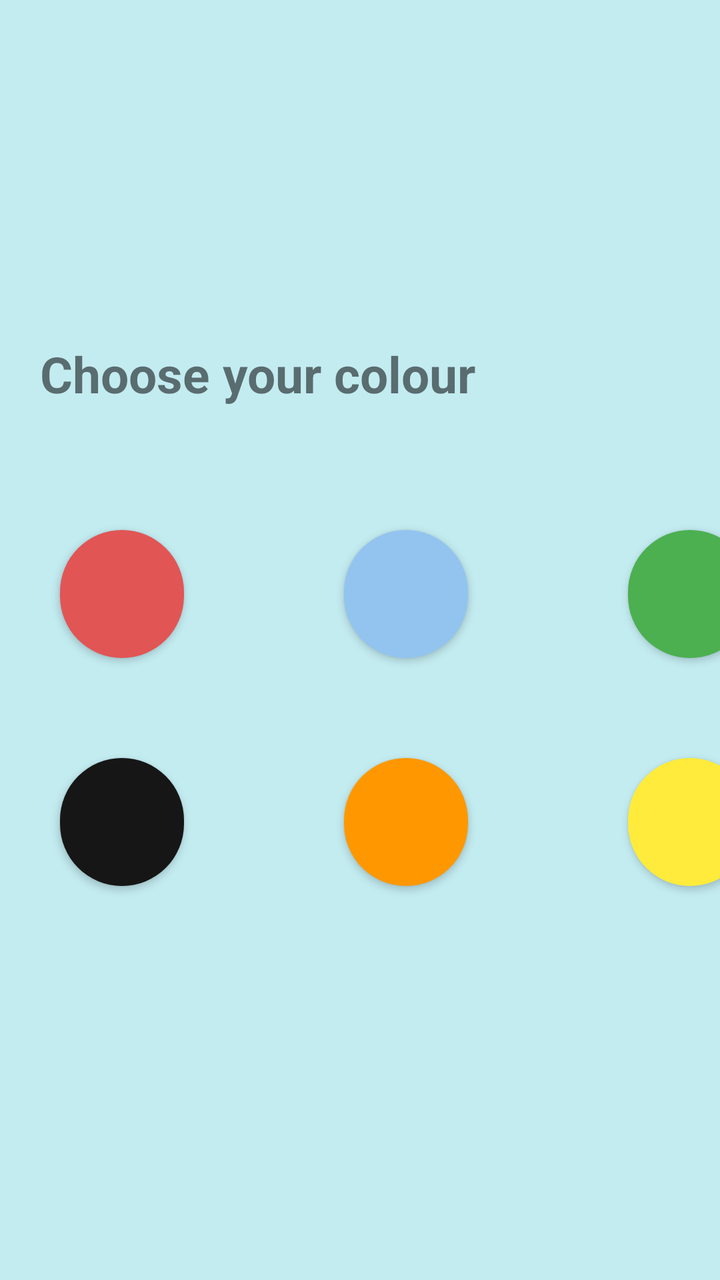
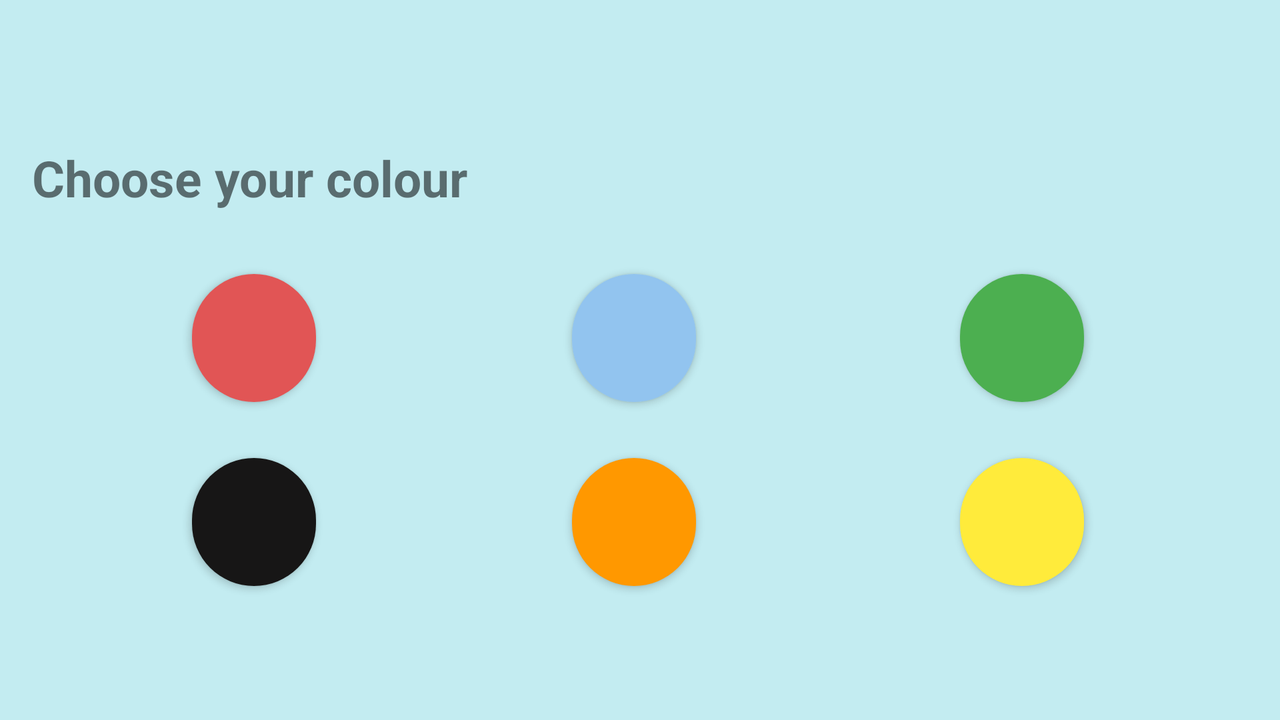

First picture: res/layout/ on a phone held upright. Second picture: the repository's own variant of that layout, on a device whose configuration matches the variant's folder. Source for both follows.
<!-- AndroidManifest.xml: application theme Theme.Coursework11 -->
<!-- res/layout/activity_colour_choose.xml -->
<?xml version="1.0" encoding="utf-8"?>
<android.support.constraint.ConstraintLayout xmlns:android="http://schemas.android.com/apk/res/android"
    xmlns:app="http://schemas.android.com/apk/res-auto"
    xmlns:tools="http://schemas.android.com/tools"
    android:layout_width="match_parent"
    android:layout_height="match_parent"
    android:background="#C3ECF1"
    tools:context=".ColourChoose">

    <Button
        android:id="@+id/redButton"
        android:layout_width="62dp"
        android:layout_height="64dp"
        android:layout_marginStart="30dp"
        android:layout_marginTop="50dp"
        android:background="@drawable/color_button"
        android:backgroundTint="#E15555"
        android:onClick="redColour"
        app:layout_constraintStart_toStartOf="parent"
        app:layout_constraintTop_toBottomOf="@+id/textColourChoose"
        tools:ignore="SpeakableTextPresentCheck" />

    <Button
        android:id="@+id/blueButton"
        android:layout_width="62dp"
        android:layout_height="64dp"
        android:layout_marginStart="80dp"
        android:layout_marginTop="50dp"
        android:background="@drawable/color_button"
        android:backgroundTint="#92C4EF"
        android:onClick="blueColour"
        app:layout_constraintStart_toEndOf="@+id/redButton"
        app:layout_constraintTop_toBottomOf="@+id/textColourChoose"
        tools:ignore="SpeakableTextPresentCheck" />

    <Button
        android:id="@+id/greenButton"
        android:layout_width="62dp"
        android:layout_height="64dp"
        android:layout_marginStart="80dp"
        android:layout_marginTop="50dp"
        android:background="@drawable/color_button"
        android:backgroundTint="#4CAF50"
        android:onClick="greenColour"
        app:layout_constraintStart_toEndOf="@+id/blueButton"
        app:layout_constraintTop_toBottomOf="@+id/textColourChoose"
        tools:ignore="SpeakableTextPresentCheck" />

    <Button
        android:id="@+id/blackButton"
        android:layout_width="62dp"
        android:layout_height="64dp"
        android:layout_marginStart="30dp"
        android:layout_marginTop="50dp"

        android:background="@drawable/color_button"
        android:backgroundTint="#171616"
        android:onClick="blackColour"
        app:layout_constraintStart_toStartOf="parent"
        app:layout_constraintTop_toBottomOf="@+id/redButton"
        tools:ignore="SpeakableTextPresentCheck" />

    <Button
        android:id="@+id/orangeButton"
        android:layout_width="62dp"
        android:layout_height="64dp"
        android:layout_marginStart="80dp"
        android:layout_marginTop="50dp"
        android:background="@drawable/color_button"
        android:backgroundTint="#FF9800"
        android:onClick="orangeColour"
        app:layout_constraintStart_toEndOf="@+id/blackButton"
        app:layout_constraintTop_toBottomOf="@+id/blueButton"
        tools:ignore="SpeakableTextPresentCheck" />

    <Button
        android:id="@+id/yellowButton"
        android:layout_width="62dp"
        android:layout_height="64dp"
        android:layout_marginStart="80dp"
        android:layout_marginTop="50dp"
        android:background="@drawable/color_button"
        android:backgroundTint="#FFEB3B"
        android:onClick="yellowColour"
        app:layout_constraintStart_toEndOf="@+id/orangeButton"
        app:layout_constraintTop_toBottomOf="@+id/greenButton"
        tools:ignore="SpeakableTextPresentCheck" />

    <TextView
        android:id="@+id/textColourChoose"
        android:layout_width="358dp"
        android:layout_height="45dp"
        android:layout_marginStart="20dp"
        android:layout_marginTop="170dp"
        android:text="@string/choose_your_colour"
        android:textSize="25sp"
        android:textStyle="bold"
        app:layout_constraintStart_toStartOf="parent"
        app:layout_constraintTop_toTopOf="parent" />
</android.support.constraint.ConstraintLayout>
<!-- resources referenced by this layout -->
<resources>
  <!-- drawable color_button (drawable) -->
  <?xml version="1.0" encoding="utf-8"?>
  <shape xmlns:android="http://schemas.android.com/apk/res/android">
      <corners
          android:topLeftRadius="1000dp"
          android:topRightRadius="1000dp"
          android:bottomLeftRadius="1000dp"
          android:bottomRightRadius="1000dp"/>
      <solid android:color="@color/white"/>
  </shape>
  <string name="choose_your_colour">Choose your colour</string>
  <style name="Theme.Coursework11" parent="Theme.AppCompat.Light.DarkActionBar">
          
          <item name="colorPrimary">@color/purple_500</item>
          <item name="colorPrimaryDark">@color/purple_700</item>
          <item name="colorAccent">@color/teal_200</item>
          
      </style>
</resources>
<!-- res/layout-land/activity_colour_choose.xml (the repository's variant of the layout above) -->
<!-- drawn on the phone turned sideways -->
<?xml version="1.0" encoding="utf-8"?>
<android.support.constraint.ConstraintLayout xmlns:android="http://schemas.android.com/apk/res/android"
    xmlns:app="http://schemas.android.com/apk/res-auto"
    xmlns:tools="http://schemas.android.com/tools"
    android:layout_width="match_parent"
    android:layout_height="match_parent"
    android:background="#C3ECF1"
    tools:context=".ColourChoose">

    <TextView
        android:id="@+id/textColourChoose"
        android:layout_width="358dp"
        android:layout_height="45dp"
        android:layout_marginStart="16dp"
        android:layout_marginTop="72dp"
        android:text="@string/choose_your_colour"
        android:textSize="25sp"
        android:textStyle="bold"
        app:layout_constraintStart_toStartOf="parent"
        app:layout_constraintTop_toTopOf="parent" />

    <Button
        android:id="@+id/yellowButton"
        android:layout_width="62dp"
        android:layout_height="64dp"
        android:layout_marginStart="132dp"
        android:layout_marginTop="28dp"
        android:background="@drawable/color_button"
        android:backgroundTint="#FFEB3B"
        android:onClick="yellowColour"
        app:layout_constraintStart_toEndOf="@+id/orangeButton"
        app:layout_constraintTop_toBottomOf="@+id/greenButton"
        tools:ignore="SpeakableTextPresentCheck" />

    <Button
        android:id="@+id/blueButton"
        android:layout_width="62dp"
        android:layout_height="64dp"
        android:layout_marginStart="128dp"
        android:layout_marginTop="20dp"
        android:background="@drawable/color_button"
        android:backgroundTint="#92C4EF"
        android:onClick="blueColour"
        app:layout_constraintStart_toEndOf="@+id/redButton"
        app:layout_constraintTop_toBottomOf="@+id/textColourChoose"
        tools:ignore="SpeakableTextPresentCheck" />

    <Button
        android:id="@+id/redButton"
        android:layout_width="62dp"
        android:layout_height="64dp"
        android:layout_marginStart="96dp"
        android:layout_marginTop="20dp"
        android:background="@drawable/color_button"
        android:backgroundTint="#E15555"
        android:onClick="redColour"
        app:layout_constraintStart_toStartOf="parent"
        app:layout_constraintTop_toBottomOf="@+id/textColourChoose"
        tools:ignore="SpeakableTextPresentCheck" />

    <Button
        android:id="@+id/blackButton"
        android:layout_width="62dp"
        android:layout_height="64dp"
        android:layout_marginStart="96dp"
        android:layout_marginTop="28dp"

        android:background="@drawable/color_button"
        android:backgroundTint="#171616"
        android:onClick="blackColour"
        app:layout_constraintStart_toStartOf="parent"
        app:layout_constraintTop_toBottomOf="@+id/redButton"
        tools:ignore="SpeakableTextPresentCheck" />

    <Button
        android:id="@+id/orangeButton"
        android:layout_width="62dp"
        android:layout_height="64dp"
        android:layout_marginStart="128dp"
        android:layout_marginTop="28dp"
        android:background="@drawable/color_button"
        android:backgroundTint="#FF9800"
        android:onClick="orangeColour"
        app:layout_constraintStart_toEndOf="@+id/blackButton"
        app:layout_constraintTop_toBottomOf="@+id/blueButton"
        tools:ignore="SpeakableTextPresentCheck" />

    <Button
        android:id="@+id/greenButton"
        android:layout_width="62dp"
        android:layout_height="64dp"
        android:layout_marginStart="132dp"
        android:layout_marginTop="20dp"
        android:background="@drawable/color_button"
        android:backgroundTint="#4CAF50"
        android:onClick="greenColour"
        app:layout_constraintStart_toEndOf="@+id/blueButton"
        app:layout_constraintTop_toBottomOf="@+id/textColourChoose"
        tools:ignore="SpeakableTextPresentCheck" />

</android.support.constraint.ConstraintLayout>
